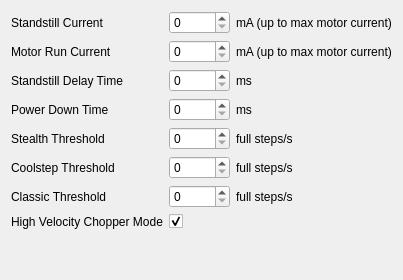
     <widget class="QWidget" name="tab_basic">
      <attribute name="title">
       <string>Basic</string>
      </attribute>
      <layout class="QVBoxLayout" name="verticalLayout_4">
       <item>
        <layout class="QGridLayout" name="gridLayout_3">
         <item row="0" column="1">
          <widget class="QSpinBox" name="standstill_current_spin">
           <property name="maximum">
            <number>10000</number>
           </property>
          </widget>
         </item>
         <item row="7" column="1">
          <widget class="QCheckBox" name="high_velocity_chopper_mode_checkbox">
           <property name="text">
            <string/>
           </property>
           <property name="checked">
            <bool>true</bool>
           </property>
          </widget>
         </item>
         <item row="6" column="1">
          <widget class="QSpinBox" name="classic_threshold_spin">
           <property name="maximum">
            <number>65535</number>
           </property>
          </widget>
         </item>
         <item row="5" column="1">
          <widget class="QSpinBox" name="coolstep_threashold_spin">
           <property name="maximum">
            <number>65535</number>
           </property>
          </widget>
         </item>
         <item row="7" column="0">
          <widget class="QLabel" name="label_19">
           <property name="text">
            <string>High Velocity Chopper Mode</string>
           </property>
          </widget>
         </item>
         <item row="1" column="1">
          <widget class="QSpinBox" name="motor_run_current_spin">
           <property name="maximum">
            <number>10000</number>
           </property>
          </widget>
         </item>
         <item row="2" column="1">
          <widget class="QSpinBox" name="standstill_delay_time_spin">
           <property name="maximum">
            <number>307</number>
           </property>
          </widget>
         </item>
         <item row="6" column="0">
          <widget class="QLabel" name="label_20">
           <property name="text">
            <string>Classic Threshold</string>
           </property>
          </widget>
         </item>
         <item row="5" column="0">
          <widget class="QLabel" name="label_21">
           <property name="text">
            <string>Coolstep Threshold</string>
           </property>
          </widget>
         </item>
         <item row="3" column="1">
          <widget class="QSpinBox" name="power_down_time_spin">
           <property name="maximum">
            <number>5222</number>
           </property>
          </widget>
         </item>
         <item row="0" column="0">
          <widget class="QLabel" name="label_22">
           <property name="text">
            <string>Standstill Current</string>
           </property>
          </widget>
         </item>
         <item row="2" column="0">
          <widget class="QLabel" name="label_23">
           <property name="text">
            <string>Standstill Delay Time</string>
           </property>
          </widget>
         </item>
         <item row="4" column="1">
          <widget class="QSpinBox" name="stealth_threshold_spin">
           <property name="maximum">
            <number>65535</number>
           </property>
          </widget>
         </item>
         <item row="1" column="0">
          <widget class="QLabel" name="label_24">
           <property name="text">
            <string>Motor Run Current</string>
           </property>
          </widget>
         </item>
         <item row="4" column="0">
          <widget class="QLabel" name="label_25">
           <property name="text">
            <string>Stealth Threshold</string>
           </property>
          </widget>
         </item>
         <item row="3" column="0">
          <widget class="QLabel" name="label_26">
           <property name="text">
            <string>Power Down Time</string>
           </property>
          </widget>
         </item>
         <item row="0" column="2">
          <widget class="QLabel" name="label_27">
           <property name="text">
            <string>mA (up to max motor current)</string>
           </property>
          </widget>
         </item>
         <item row="1" column="2">
          <widget class="QLabel" name="label_28">
           <property name="text">
            <string>mA (up to max motor current)</string>
           </property>
          </widget>
         </item>
         <item row="2" column="2">
          <widget class="QLabel" name="label_29">
           <property name="text">
            <string>ms</string>
           </property>
          </widget>
         </item>
         <item row="3" column="2">
          <widget class="QLabel" name="label_30">
           <property name="text">
            <string>ms</string>
           </property>
          </widget>
         </item>
         <item row="4" column="2">
          <widget class="QLabel" name="label_31">
           <property name="text">
            <string>full steps/s</string>
           </property>
          </widget>
         </item>
         <item row="5" column="2">
          <widget class="QLabel" name="label_32">
           <property name="text">
            <string>full steps/s</string>
           </property>
          </widget>
         </item>
         <item row="6" column="2">
          <widget class="QLabel" name="label_33">
           <property name="text">
            <string>full steps/s</string>
           </property>
          </widget>
         </item>
        </layout>
       </item>
       <item>
        <spacer name="verticalSpacer">
         <property name="orientation">
          <enum>Qt::Vertical</enum>
         </property>
         <property name="sizeHint" stdset="0">
          <size>
           <width>20</width>
           <height>40</height>
          </size>
         </property>
        </spacer>
       </item>
      </layout>
     </widget>
